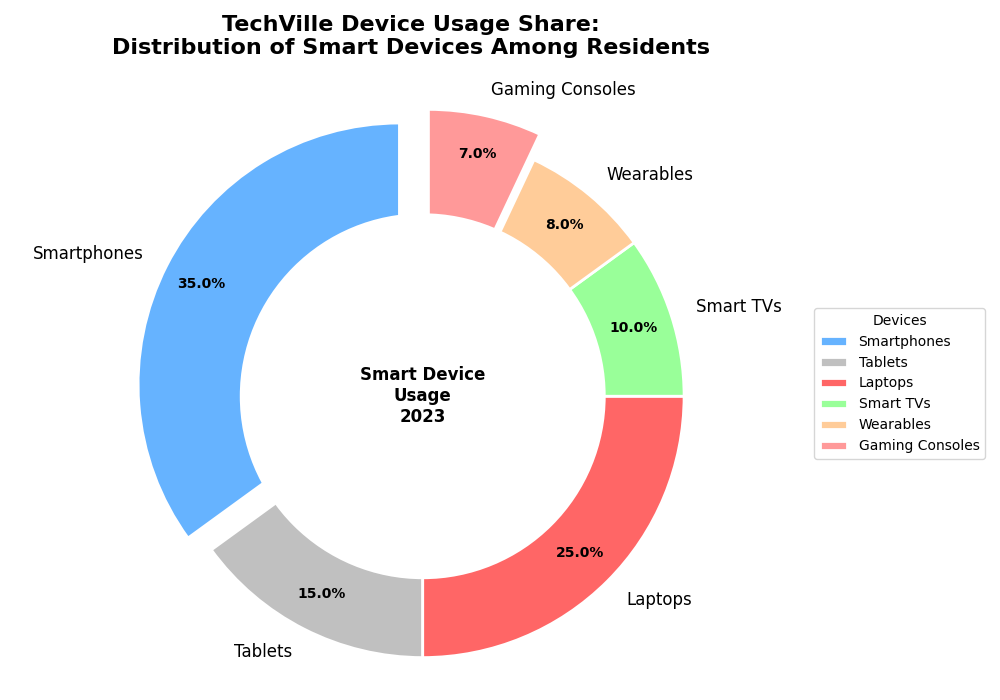

The script that drew this image:
import matplotlib.pyplot as plt
import numpy as np

# Data for the chart
devices = ['Smartphones', 'Tablets', 'Laptops', 'Smart TVs', 'Wearables', 'Gaming Consoles']
usage_percentage = [35, 15, 25, 10, 8, 7]
# ReShuffled color list
colors = ['#66b3ff', '#c0c0c0', '#ff6666', '#99ff99', '#ffcc99', '#ff9999']
explode = (0.1, 0, 0, 0, 0, 0.1)

# Create figure and axis
fig, ax = plt.subplots(figsize=(10, 7))

# Create the pie chart
wedges, texts, autotexts = ax.pie(
    usage_percentage,
    labels=devices,
    colors=colors,
    autopct='%1.1f%%',
    startangle=90,
    explode=explode,
    wedgeprops=dict(edgecolor='white', linewidth=2),
    pctdistance=0.85
)

# Draw a circle at the center of the pie to make it a donut chart
centre_circle = plt.Circle((0, 0), 0.70, fc='white')
fig.gca().add_artist(centre_circle)

# Equal aspect ratio ensures the pie is drawn as a circle
ax.axis('equal')

# Title with line breaks for better visibility
ax.set_title("TechVille Device Usage Share:\nDistribution of Smart Devices Among Residents", fontsize=16, fontweight='bold', pad=20)

# Customize the text on the wedges
plt.setp(autotexts, size=10, weight='bold', color='black')
plt.setp(texts, size=12)

# Add a central text inside the donut
ax.text(
    0, 0, 
    'Smart Device\nUsage\n2023', 
    ha='center', va='center', 
    fontsize=12, color='black', weight='bold'
)

# Add a legend outside the chart
ax.legend(
    wedges, devices,
    title="Devices", 
    loc="center left", bbox_to_anchor=(1, 0, 0.5, 1), fontsize=10
)

# Automatically adjust layout
plt.tight_layout()

# Display the chart
plt.show()
